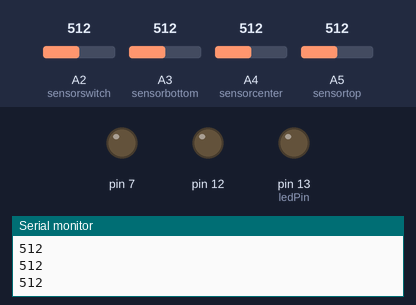
The sketch below on a simulated Arduino Uno, built with avr-gcc and run on an emulated ATmega328P. On the bench: output pins drawn as LEDs (lit = HIGH), the last lines printed to the serial monitor. The inputs (shaded band) are chosen by the test bench; at power-on: A2 (sensorswitch) = 512, A3 (sensorbottom) = 512, A4 (sensorcenter) = 512, A5 (sensortop) = 512. Pins used as bus, display or sensor lines are not drawn.

Above: at 1.2 s.
1.3 s: A2 (sensorswitch) set to 992
2.8 s: A2 (sensorswitch) set to 1013
At 3.9 s:
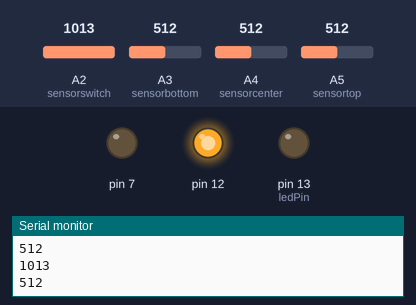
4.3 s: A2 (sensorswitch) set to 990
At 5.5 s:
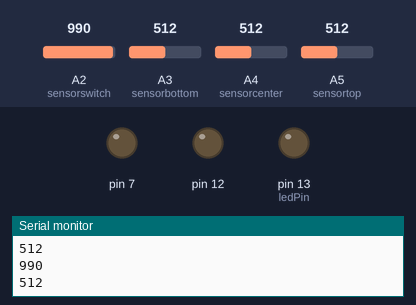
5.8 s: A2 (sensorswitch) set to 1010
At 7.1 s:
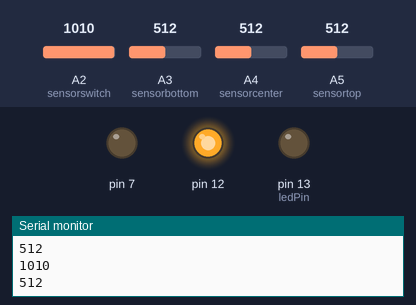
Timing chart, 0 to 8.3 s (numbered marks = the images above; inputs shaded):
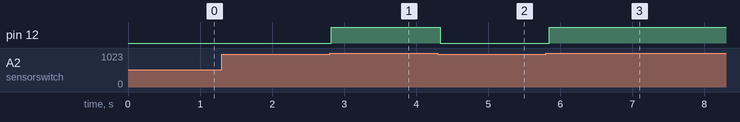

Measured:
- the behaviour switches between 1000 and 1001 on A2 (sensorswitch) (found by bisection; images 0 and 1)
- after the input at 2.8 s, pin 12: LOW → HIGH at once
- after the input at 4.3 s, pin 12: HIGH → LOW at once
- after the input at 5.8 s, pin 12: LOW → HIGH after 0.05 s

The sketch:

audio_plug.ino
```cpp
/*
 Lucas Dahl
 Audio_Plug code which takes the input for 5 switches and 3 audio cable plugs which when all is activated sends a signal to the 60 min timer

 */

int sensorcenter = A4; //The middle audio cable
int sensortop = A5; //The top audio cable
int sensorbottom = A3; //the bottom audio cable
int sensorswitch = A2;// The switch
//When voltage is applied to the audio cables there is interference with the rest of the circuit so to make sure that the voltage for the cables are the voltages tested
//I connected the other end of the audio cables to the outbottom, outcenter, and out top.
int outbottom = 2;
int outcenter = 3;
int outtop = 4;
//same for the switch, and I have it set so they have different voltages to try to eliminate the interference
int outswitch = 5;
//The recorded values for each of the sensors
int sensorValuec = 0;
int sensorValueb = 0;
int sensorValues = 0;
int sensorValuet = 0;
int ledPin = 13;// variable to store the value coming from the sensor

int cent = 0;
int bot = 0;
int top = 0;
int swit = 0;

void setup() {
  // declare the pwm as an OUTPUT:
  pinMode(outbottom, OUTPUT);
  pinMode(outcenter, OUTPUT);
  pinMode(outtop, OUTPUT);
  pinMode(outswitch, OUTPUT);
  pinMode(ledPin, OUTPUT);
  pinMode(12, OUTPUT);
  pinMode(7, OUTPUT);

  Serial.begin(9600);
}

void loop() {
  // read the value from the sensor:
  digitalWrite(outcenter, HIGH);
  sensorValuec = analogRead(sensorcenter);
  if( sensorValuec > 1000)
  {
   cent = 1;
  }
  else
  {
   cent = 0;
  }
  digitalWrite(outcenter, LOW);

  digitalWrite(outbottom, HIGH);
  sensorValueb = analogRead(sensorbottom);
  //Serial.println(sensorValueb);
  if( sensorValueb > 1000)
  {
   bot = 1;
  }
  else
  {
   bot = 0;
  }
  digitalWrite(outbottom, LOW);


  digitalWrite(outswitch, HIGH);
  sensorValues = analogRead(sensorswitch);
  Serial.println(sensorValues);
  if( sensorValues > 1000)
  {
   swit = 1;
   digitalWrite(12, HIGH);

  }
  else
  {
    digitalWrite(12, LOW );

   swit = 0;
  }
  digitalWrite(outswitch, LOW);

  digitalWrite(outtop, HIGH);
  sensorValuet = analogRead(sensortop);
  Serial.println(sensorValuet);
  if( sensorValuet > 1000)
  {
   top = 1;
  }
  else
  {
   top = 0;
  }
  digitalWrite(outtop, LOW);
  digitalWrite(outbottom, LOW);
  digitalWrite(outcenter, LOW);

  if(top == 1 && bot ==1 && cent ==1)
  {
  digitalWrite(ledPin, HIGH);
  delay(100);
  if(swit ==1)
  {
   digitalWrite(7, HIGH);
  }
  else{
    digitalWrite(7, LOW);
    delay(1000);
  }
  }
 else
{
 //Serial.println(top);

  digitalWrite(ledPin, LOW);
  delay(100);

}

}
```
